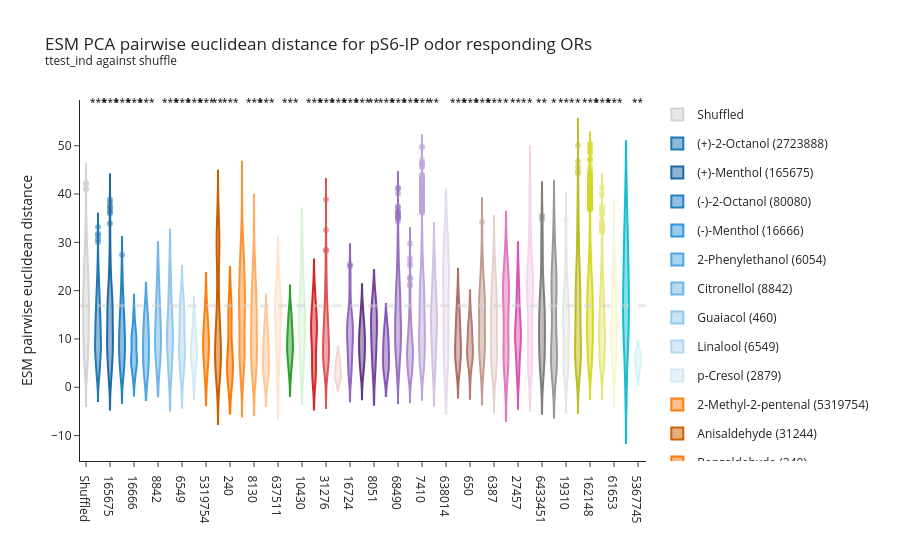

Notebook cell for this chart:
### Code cell
# Bar plot to show ESM euclidean distance between OR responding to the same ligands via pS6


fig = go.Figure()

# Randomly sample same number of comparisons for shuffled control
OR_mask = random.sample(list(ps6_df.DL_OR.unique()), 
                        50)
shuffled_data = pca_distance[(pca_distance.OR1.isin(OR_mask)) &
                             (pca_distance.OR2.isin(OR_mask))]

# Shuffled control bar
fig.add_trace(go.Violin(
    x=['Shuffled'] * len(shuffled_data),
    y=shuffled_data['ESM_Distance'],
    # error_y=dict(type='data', array=[shuffled_data['ESM_Distance'].std()]),
    name='Shuffled',
    marker=dict(color='#D3D3D3', opacity=1),
    # offsetgroup='Shuffled',
    legendgroup='Shuffled'
))

# colormap = cf.distinct_colors(ps6_df.odor_category.unique(), category = 'tab10')
category_colors = cf.distinct_colors(ps6_df.odor_category.unique(), category = 'tab10')
colormap = {}
for _category in ps6_df.odor_category.unique():     
    colormap.update(cf.generate_faded_shades(category_colors[_category],
                                     list(ps6_df[ps6_df.odor_category == _category].odor.unique())))


for _odor in ps6_df.odor.unique(): 
    
    # Subset: DL_OR comparisons
    ps6_subset = ps6_df[(ps6_df.odor == _odor) & 
                        (ps6_df.FDR < 0.05) & 
                        (ps6_df.logFC > 1)]
    if len(ps6_subset) <= 2: 
        continue
    
    cid = ps6_subset.cid.unique().astype(str).item()
    odor_group = ps6_subset.odor_category.unique().item()
    # concentration = ps6_subset.concentration.unique().astype(str).item()
    OR_mask = ps6_subset.DL_OR
    
    odor_data = pca_distance[(pca_distance.OR1.isin(OR_mask)) &
                            (pca_distance.OR2.isin(OR_mask))]
    
    fig.add_trace(go.Violin(
        x=[cid] * len(odor_data),
        y=odor_data['ESM_Distance'].values,
        name=f'{_odor} ({cid})',
        # mode = 'markers', 
        marker=dict(color=colormap[_odor],
                    opacity=0.5),
        # offsetgroup=concentration,
        legendgroup=cid
    ))
    
from scipy import stats  
label = []
label_symbols = []
for _pairs in [[0,i] for i in range(len(fig.data))]:
    tstat, pvalue = stats.ttest_ind(
        fig['data'][_pairs[0]]['y'],
        fig['data'][_pairs[1]]['y'],
        equal_var=False)
    if pvalue < 0.05: 
        label.append([_pairs[1], _pairs[1]])
        label_symbols.append(pf.format_pvalue(pvalue, p_round=1, 
                                              show='symbol'
                                              ))
        
fig = pf.add_p_value_annotation(fig, 
                                label, 
                                just_annotate = label_symbols, 
                                y_padding=False,
                                font_size=10, 
                                _format=dict(interline=0.00, text_height=1, color='black'))
# fig = pf.add_p_value_annotation(fig, 
#                                 [[0,i] for i in range(len(fig.data))], 
#                                 test_type='ttest_ind', 
#                                 # popmean = 0,  
#                                 # include_tstat=True, 
#                                 # y_padding=False, 
#                                 font_size=10,
#                                 show='symbol',
#                                 p_round=2, 
#                                 _format=dict(interline=0.00, text_height=1, color='black'))

fig.add_hline(y=shuffled_data['ESM_Distance'].mean(), line_width=3, line_dash="dash", line_color="#D3D3D3", opacity = 0.5)

fig.update_layout(
    title="ESM PCA pairwise euclidean distance for pS6-IP odor responding ORs <br><sup>ttest_ind against shuffle",
    yaxis_title="ESM pairwise euclidean distance",
    xaxis_title="",
    barmode='group'
)

fig.update_layout(template = 'simple_white')
fig.show()

# fig.write_html('/mnt/data2/Justice/OR_learning/output/ESM/PCA/Cbc_esm/Cbc_esm_pairwise_odorOR_PCAdist.html')

### Figure 1 — Plotly figure (JSON) as saved in the notebook; plotly's stock layout.template omitted (floating-point values rounded to 4 significant figures; data arrays with more than 128 entries replaced by an {"elided": "..."} marker saying what was removed)
{"data": [{"legendgroup": "Shuffled", "marker": {"color": "#D3D3D3", "opacity": 1}, "name": "Shuffled", "type": "violin", "x": {"elided": "1176 str values"}, "y": {"elided": "1176 float values"}}, {"legendgroup": "2723888", "marker": {"color": "#1f77b4", "opacity": 0.5}, "name": "(+)-2-Octanol (2723888)", "type": "violin", "x": {"elided": "1711 str values"}, "y": {"elided": "1711 float values"}}, {"legendgroup": "165675", "marker": {"color": "#1c6ba3", "opacity": 0.5}, "name": "(+)-Menthol (165675)", "type": "violin", "x": {"elided": "300 str values"}, "y": {"elided": "300 float values"}}, {"legendgroup": "80080", "marker": {"color": "#2181c3", "opacity": 0.5}, "name": "(-)-2-Octanol (80080)", "type": "violin", "x": {"elided": "465 str values"}, "y": {"elided": "465 float values"}}, {"legendgroup": "16666", "marker": {"color": "#3095db", "opacity": 0.5}, "name": "(-)-Menthol (16666)", "type": "violin", "x": {"elided": "153 str values"}, "y": {"elided": "153 float values"}}, {"legendgroup": "6054", "marker": {"color": "#50a6e1", "opacity": 0.5}, "name": "2-Phenylethanol (6054)", "type": "violin", "x": ["6054", "6054", "6054", "6054", "6054", "6054", "6054", "6054", "6054", "6054"], "y": [15.69, 3.29, 4.117, 10.46, 12.44, 14.5, 9.392, 3.683, 7.714, 7.217]}, {"legendgroup": "8842", "marker": {"color": "#71b6e6", "opacity": 0.5}, "name": "Citronellol (8842)", "type": "violin", "x": ["8842", "8842", "8842", "8842", "8842", "8842"], "y": [8.83, 15.51, 21.59, 7.788, 13.08, 6.543]}, {"legendgroup": "460", "marker": {"color": "#92c7ec", "opacity": 0.5}, "name": "Guaiacol (460)", "type": "violin", "x": ["460", "460", "460", "460", "460", "460", "460", "460", "460", "460", "460", "460", "460", "460", "460", "460", "460", "460", "460", "460", "460", "460", "460", "460", "460", "460", "460", "460", "460", "460", "460", "460", "460", "460", "460", "460"], "y": [18.85, 23.45, 11.94, 26.02, 23.5, 15.05, 18.22, 16.79, 16.13, 14.94, 21.21, 20.24, 11.53, 10.51, 11.45, 11.82, 5.174, 5.164, 8.581, 6.399, 6.996, 14.09, 11.6, 4.634, 8.029, 6.171, 2.697, 12.26, 11.04, 11.04, 10.31, 9.763, 9.35, 3.46, 1.751, 1.888]}, {"legendgroup": "6549", "marker": {"color": "#b2d8f1", "opacity": 0.5}, "name": "Linalool (6549)", "type": "violin", "x": ["6549", "6549", "6549", "6549", "6549", "6549", "6549", "6549", "6549", "6549", "6549", "6549", "6549", "6549", "6549"], "y": [8.342, 6.373, 4.06, 15.5, 5.563, 2.116, 8.352, 18.71, 13.83, 6.275, 17.05, 11.92, 11.87, 8.2, 16.75]}, {"legendgroup": "2879", "marker": {"color": "#d3e8f7", "opacity": 0.5}, "name": "p-Cresol (2879)", "type": "violin", "x": ["2879", "2879", "2879", "2879", "2879", "2879", "2879", "2879", "2879", "2879", "2879", "2879", "2879", "2879", "2879", "2879", "2879", "2879", "2879", "2879", "2879", "2879", "2879", "2879", "2879", "2879", "2879", "2879", "2879", "2879", "2879", "2879", "2879", "2879", "2879", "2879"], "y": [4.356, 7.784, 5.568, 3.042, 6.334, 11.51, 6.683, 8.836, 5.615, 1.228, 1.334, 7.493, 10.66, 9.387, 13.06, 5.716, 6.2, 5.242, 5.291, 8.342, 14.24, 2.528, 8.375, 10.94, 10.47, 14.29, 7.05, 10.93, 8.559, 11.81, 5.91, 3.158, 9.525, 8.513, 15.11, 6.597]}, {"legendgroup": "5319754", "marker": {"color": "#ff7f0e", "opacity": 0.5}, "name": "2-Methyl-2-pentenal (5319754)", "type": "violin", "x": ["5319754", "5319754", "5319754", "5319754", "5319754", "5319754", "5319754", "5319754", "5319754", "5319754", "5319754", "5319754", "5319754", "5319754", "5319754", "5319754", "5319754", "5319754", "5319754", "5319754", "5319754", "5319754", "5319754", "5319754", "5319754", "5319754", "5319754", "5319754", "5319754", "5319754", "5319754", "5319754", "5319754", "5319754", "5319754", "5319754"], "y": [12.18, 9.147, 8.263, 9.457, 5.204, 12.9, 15.69, 7.385, 8.386, 8.928, 7.212, 11.34, 6.322, 3.519, 15.79, 1.044, 1.212, 4.929, 13.38, 10.86, 8.583, 2.058, 3.888, 13.55, 11.6, 7.602, 5.746, 12.4, 9.65, 9.654, 14.5, 14.49, 4.472, 7.894, 18.79, 18.88]}, {"legendgroup": "31244", "marker": {"color": "#cc5f00", "opacity": 0.5}, "name": "Anisaldehyde (31244)", "type": "violin", "x": {"elided": "171 str values"}, "y": {"elided": "171 float values"}}, {"legendgroup": "240", "marker": {"color": "#ff7700", "opacity": 0.5}, "name": "Benzaldehyde (240)", "type": "violin", "x": ["240", "240", "240", "240", "240", "240", "240", "240", "240", "240", "240", "240", "240", "240", "240"], "y": [17.04, 17.71, 13.81, 15.42, 13.92, 7.693, 3.27, 3.981, 3.996, 7.491, 4.293, 5.821, 3.223, 1.797, 1.753]}, {"legendgroup": "638011", "marker": {"color": "#ff9233", "opacity": 0.5}, "name": "Citral (638011)", "type": "violin", "x": ["638011", "638011", "638011", "638011", "638011", "638011", "638011", "638011", "638011", "638011", "638011", "638011", "638011", "638011", "638011", "638011", "638011", "638011", "638011", "638011", "638011", "638011", "638011", "638011", "638011", "638011", "638011", "638011", "638011", "638011", "638011", "638011", "638011", "638011", "638011", "638011", "638011", "638011", "638011", "638011", "638011", "638011", "638011", "638011", "638011", "638011", "638011", "638011", "638011", "638011", "638011", "638011", "638011", "638011", "638011", "638011", "638011", "638011", "638011", "638011", "638011", "638011", "638011", "638011", "638011", "638011", "638011", "638011", "638011", "638011", "638011", "638011", "638011", "638011", "638011", "638011", "638011", "638011", "638011", "638011", "638011", "638011", "638011", "638011", "638011", "638011", "638011", "638011", "638011", "638011", "638011", "638011", "638011", "638011", "638011", "638011", "638011", "638011", "638011", "638011", "638011", "638011", "638011", "638011", "638011", "638011", "638011", "638011", "638011", "638011", "638011", "638011", "638011", "638011", "638011", "638011", "638011", "638011", "638011", "638011"], "y": [6.27, 11.04, 13.78, 15.43, 10.68, 11.53, 8.385, 9.503, 14.41, 20.58, 6.848, 15.39, 16.9, 20.44, 23.79, 15.74, 18.12, 21.2, 15.96, 16.44, 14.1, 15.77, 20.39, 26.3, 5.77, 15.17, 13.41, 25.58, 29.72, 2.863, 6.993, 2.012, 0.9252, 4.165, 8.83, 7.4, 21.41, 17.88, 25.82, 27.91, 23.41, 15.27, 7.192, 4.317, 2.813, 6.888, 11.23, 8.262, 23.27, 20.63, 28.68, 30.6, 25.59, 14.51, 5.642, 6.071, 7.111, 8.079, 1.909, 17.22, 21.84, 28.05, 31.86, 20.23, 8.595, 1.524, 2.709, 6.954, 5.67, 19.4, 17.45, 24.87, 27.54, 21.46, 14.19, 4.092, 8.478, 6.536, 20.83, 18.37, 26.09, 28.43, 22.96, 14.36, 4.903, 6.388, 17.89, 15.01, 22.19, 25.09, 19.53, 15.63, 6.373, 13.07, 14.81, 20.05, 24.49, 14.63, 15.23, 15.48, 20.59, 26.42, 30.52, 18.39, 9.378, 22.83, 22.54, 29.91, 4.318, 18.61, 9.57, 10.09, 21.37, 29.88, 8.317, 19.47, 34.98, 27.29, 39.71, 22.64]}, {"legendgroup": "8130", "marker": {"color": "#ffad66", "opacity": 0.5}, "name": "Heptanal (8130)", "type": "violin", "x": ["8130", "8130", "8130", "8130", "8130", "8130", "8130", "8130", "8130", "8130", "8130", "8130", "8130", "8130", "8130", "8130", "8130", "8130", "8130", "8130", "8130", "8130", "8130", "8130", "8130", "8130", "8130", "8130", "8130", "8130", "8130", "8130", "8130", "8130", "8130", "8130", "8130", "8130", "8130", "8130", "8130", "8130", "8130", "8130", "8130", "8130", "8130", "8130", "8130", "8130", "8130", "8130", "8130", "8130", "8130", "8130", "8130", "8130", "8130", "8130", "8130", "8130", "8130", "8130", "8130", "8130", "8130", "8130", "8130", "8130", "8130", "8130", "8130", "8130", "8130", "8130", "8130", "8130", "8130", "8130", "8130", "8130", "8130", "8130", "8130", "8130", "8130", "8130", "8130", "8130", "8130", "8130", "8130", "8130", "8130", "8130", "8130", "8130", "8130", "8130", "8130", "8130", "8130", "8130", "8130"], "y": [0.5535, 4.23, 2.933, 2.568, 13.33, 8.838, 6.084, 21.22, 0.8565, 6.383, 6.874, 13.73, 17.36, 19.39, 4.664, 3.443, 3.024, 12.81, 8.288, 5.542, 21.36, 1.292, 6.89, 6.791, 14.02, 17.8, 19.84, 4.014, 1.668, 17.34, 12.15, 9.308, 23.36, 4.3, 5.994, 10.52, 15.01, 16.99, 15.18, 2.882, 15.59, 11.65, 8.963, 19.48, 2.175, 3.451, 6.798, 11.42, 14.51, 18.16, 15.78, 10.84, 7.995, 22.35, 2.656, 5.681, 8.971, 14.27, 16.9, 16.83, 6.462, 8.647, 24.24, 13.69, 18.49, 11.57, 21.05, 27.12, 32.36, 2.848, 25.69, 9.487, 15.02, 10.7, 20.3, 25.31, 26.61, 24.52, 6.788, 12.38, 9.22, 18.39, 22.98, 23.91, 20.45, 17.86, 15.32, 8.906, 12.99, 33.6, 5.61, 6.389, 12.89, 16.52, 19.33, 8.198, 9.19, 11.22, 17.23, 9.768, 15.55, 24.89, 6.802, 24.78, 22.14]}, {"legendgroup": "454", "marker": {"color": "#ffc899", "opacity": 0.5}, "name": "Octanal (454)", "type": "violin", "x": ["454", "454", "454", "454", "454", "454", "454", "454", "454", "454", "454", "454", "454", "454", "454", "454", "454", "454", "454", "454", "454", "454", "454", "454", "454", "454", "454", "454"], "y": [14.17, 14.72, 11.24, 8.491, 11.6, 13.63, 8.855, 0.5535, 4.23, 10.05, 2.933, 0.8565, 6.383, 4.664, 10.49, 3.443, 1.292, 6.89, 5.831, 4.014, 4.3, 5.994, 9.05, 10.02, 9.012, 2.175, 3.451, 5.61]}, {"legendgroup": "637511", "marker": {"color": "#ffe3cc", "opacity": 0.5}, "name": "Trans-cinnamaldehyde (637511)", "type": "violin", "x": ["637511", "637511", "637511", "637511", "637511", "637511", "637511", "637511", "637511", "637511", "637511", "637511", "637511", "637511", "637511"], "y": [16.84, 12.87, 12.68, 17.38, 6.755, 13.23, 14.21, 20.54, 23.54, 1.055, 7.476, 17.32, 6.671, 16.78, 19.47]}, {"legendgroup": "264", "marker": {"color": "#2ca02c", "opacity": 0.5}, "name": "Butyric acid (264)", "type": "violin", "x": ["264", "264", "264", "264", "264", "264", "264", "264", "264", "264", "264", "264", "264", "264", "264", "264", "264", "264", "264", "264", "264", "264", "264", "264", "264", "264", "264", "264", "264", "264", "264", "264", "264", "264", "264", "264", "264", "264", "264", "264", "264", "264", "264", "264", "264", "264", "264", "264", "264", "264", "264", "264", "264", "264", "264", "264", "264", "264", "264", "264", "264", "264", "264", "264", "264", "264", "264", "264", "264", "264", "264", "264", "264", "264", "264", "264", "264", "264"], "y": [3.37, 6.816, 14.24, 12.97, 5.275, 14.78, 9.949, 15.26, 13.8, 7.414, 16.08, 14.43, 7.46, 13.2, 11.14, 5.674, 14.45, 12.04, 16.03, 14.73, 6.259, 14.45, 11.63, 8.301, 8.529, 1.786, 8.136, 5.731, 8.622, 7.278, 3.752, 10.88, 12.17, 3.738, 9.178, 3.165, 11.91, 8.071, 8.162, 6.987, 3.187, 8.723, 8.67, 6.761, 13.46, 11.32, 11.06, 5.66, 3.362, 5.095, 9.509, 7.032, 10.39, 9.063, 3.17, 11.41, 11.63, 10.17, 5.027, 5.41, 8.279, 6.074, 11.83, 7.401, 5.881, 9.459, 15.0, 17.68, 1.569, 10.7, 11.1, 16.39, 9.694, 11.31, 16.04, 8.672, 8.513, 6.943]}, {"legendgroup": "10430", "marker": {"color": "#d7f4d7", "opacity": 0.5}, "name": "Isovaleric acid (10430)", "type": "violin", "x": ["10430", "10430", "10430", "10430", "10430", "10430", "10430", "10430", "10430", "10430"], "y": [18.54, 11.9, 5.696, 14.34, 7.323, 14.06, 27.81, 6.855, 20.59, 14.73]}, {"legendgroup": "7762", "marker": {"color": "#d62728", "opacity": 0.5}, "name": "Ethyl butyrate (7762)", "type": "violin", "x": ["7762", "7762", "7762", "7762", "7762", "7762", "7762", "7762", "7762", "7762", "7762", "7762", "7762", "7762", "7762", "7762", "7762", "7762", "7762", "7762", "7762", "7762", "7762", "7762", "7762", "7762", "7762", "7762", "7762", "7762", "7762", "7762", "7762", "7762", "7762", "7762", "7762", "7762", "7762", "7762", "7762", "7762", "7762", "7762", "7762"], "y": [1.213, 1.537, 4.209, 5.192, 7.697, 12.51, 14.61, 15.8, 9.659, 2.27, 2.998, 3.982, 8.51, 13.72, 15.82, 16.99, 10.36, 5.023, 5.986, 6.255, 12.09, 14.18, 15.62, 10.65, 0.9846, 10.95, 16.71, 18.81, 19.91, 12.31, 11.83, 17.69, 19.78, 20.86, 13.01, 9.945, 11.71, 14.01, 14.13, 2.101, 4.075, 10.67, 2.795, 12.12, 11.44]}, {"legendgroup": "31276", "marker": {"color": "#df5253", "opacity": 0.5}, "name": "Isoamyl acetate (31276)", "type": "violin", "x": {"elided": "276 str values"}, "y": {"elided": "276 float values"}}, {"legendgroup": "4133", "marker": {"color": "#f7d3d4", "opacity": 0.5}, "name": "Methyl salicylate (4133)", "type": "violin", "x": ["4133", "4133", "4133", "4133", "4133", "4133", "4133", "4133", "4133", "4133"], "y": [1.812, 3.984, 2.468, 2.399, 5.78, 4.28, 1.657, 1.617, 6.114, 4.501]}, {"legendgroup": "16724", "marker": {"color": "#9467bd", "opacity": 0.5}, "name": "(+)-Carvone (16724)", "type": "violin", "x": ["16724", "16724", "16724", "16724", "16724", "16724", "16724", "16724", "16724", "16724", "16724", "16724", "16724", "16724", "16724", "16724", "16724", "16724", "16724", "16724", "16724", "16724", "16724", "16724", "16724", "16724", "16724", "16724", "16724", "16724", "16724", "16724", "16724", "16724", "16724", "16724", "16724", "16724", "16724", "16724", "16724", "16724", "16724", "16724", "16724", "16724", "16724", "16724", "16724", "16724", "16724", "16724", "16724", "16724", "16724", "16724", "16724", "16724", "16724", "16724", "16724", "16724", "16724", "16724", "16724", "16724", "16724", "16724", "16724", "16724", "16724", "16724", "16724", "16724", "16724", "16724", "16724", "16724", "16724", "16724", "16724", "16724", "16724", "16724", "16724", "16724", "16724", "16724", "16724", "16724", "16724", "16724", "16724", "16724", "16724", "16724", "16724", "16724", "16724", "16724", "16724", "16724", "16724", "16724", "16724", "16724", "16724", "16724", "16724", "16724", "16724", "16724", "16724", "16724", "16724", "16724", "16724", "16724", "16724", "16724"], "y": [14.85, 11.04, 11.51, 17.48, 21.88, 23.88, 25.42, 18.8, 13.91, 23.82, 21.89, 22.2, 25.09, 16.36, 7.431, 4.845, 5.884, 9.184, 7.043, 9.031, 10.66, 6.455, 2.322, 13.62, 7.191, 11.02, 14.04, 5.152, 8.356, 1.63, 12.45, 11.3, 13.33, 14.63, 7.824, 3.063, 13.77, 11.09, 11.69, 14.74, 5.434, 3.808, 14.0, 11.71, 13.71, 14.82, 7.346, 3.717, 12.66, 11.33, 10.77, 13.76, 4.905, 4.083, 12.03, 13.1, 15.2, 15.17, 11.29, 22.34, 13.02, 19.63, 22.43, 14.31, 14.26, 2.025, 3.691, 6.446, 8.24, 12.01, 1.243, 9.398, 11.5, 7.775, 15.08, 2.103, 8.018, 10.26, 12.69, 2.564, 10.26, 11.92, 9.612, 17.11, 8.377, 11.59, 11.81, 3.544, 9.636, 10.8, 10.34, 18.44, 5.519, 7.213, 5.473, 4.569, 7.592, 2.443, 11.39, 12.31, 8.049, 9.892, 12.98, 3.538, 6.855, 10.77, 2.733, 1.75, 8.779, 16.58, 8.172, 10.26, 7.069, 14.9, 3.092, 6.412, 14.81, 9.503, 17.76, 8.946]}, {"legendgroup": "439570", "marker": {"color": "#613985", "opacity": 0.5}, "name": "(-)-Carvone (439570)", "type": "violin", "x": ["439570", "439570", "439570", "439570", "439570", "439570", "439570", "439570", "439570", "439570", "439570", "439570", "439570", "439570", "439570", "439570", "439570", "439570", "439570", "439570", "439570", "439570", "439570", "439570", "439570", "439570", "439570", "439570", "439570", "439570", "439570", "439570", "439570", "439570", "439570", "439570"], "y": [3.747, 4.845, 5.884, 6.455, 13.62, 7.191, 11.02, 8.356, 7.417, 8.851, 9.973, 17.19, 9.072, 14.52, 10.03, 1.63, 7.824, 13.77, 11.09, 11.69, 3.808, 7.346, 12.66, 11.33, 10.77, 4.083, 7.213, 5.473, 4.569, 11.39, 10.77, 2.733, 16.58, 8.172, 14.9, 14.81]}, {"legendgroup": "8051", "marker": {"color": "#7445a0", "opacity": 0.5}, "name": "2-Heptanone (8051)", "type": "violin", "x": ["8051", "8051", "8051", "8051", "8051", "8051", "8051", "8051", "8051", "8051"], "y": [8.491, 8.305, 13.94, 14.79, 5.64, 17.86, 17.34, 12.67, 11.83, 2.782]}, {"legendgroup": "11583", "marker": {"color": "#8856b5", "opacity": 0.5}, "name": "2-Hexanone (11583)", "type": "violin", "x": ["11583", "11583", "11583", "11583", "11583", "11583", "11583", "11583", "11583", "11583"], "y": [3.816, 4.502, 9.717, 8.385, 8.287, 12.67, 11.83, 6.635, 4.46, 2.782]}, {"legendgroup": "68490", "marker": {"color": "#9a70c1", "opacity": 0.5}, "name": "2-Hydroxy acetophenone (68490)", "type": "violin", "x": {"elided": "1830 str values"}, "y": {"elided": "1830 float values"}}, {"legendgroup": "8500", "marker": {"color": "#ad8bcc", "opacity": 0.5}, "name": "4-Methylacetophenone (8500)", "type": "violin", "x": {"elided": "231 str values"}, "y": {"elided": "231 float values"}}, {"legendgroup": "7410", "marker": {"color": "#c0a6d8", "opacity": 0.5}, "name": "Acetophenone (7410)", "type": "violin", "x": {"elided": "8128 str values"}, "y": {"elided": "8128 float values"}}, {"legendgroup": "32052", "marker": {"color": "#d3c0e3", "opacity": 0.5}, "name": "β-Damascone (32052)", "type": "violin", "x": ["32052", "32052", "32052", "32052", "32052", "32052", "32052", "32052", "32052", "32052", "32052", "32052", "32052", "32052", "32052", "32052", "32052", "32052", "32052", "32052", "32052", "32052", "32052", "32052", "32052", "32052", "32052", "32052", "32052", "32052", "32052", "32052", "32052", "32052", "32052", "32052", "32052", "32052", "32052", "32052", "32052", "32052", "32052", "32052", "32052", "32052", "32052", "32052", "32052", "32052", "32052", "32052", "32052", "32052", "32052"], "y": [12.45, 4.049, 10.84, 23.79, 22.28, 16.35, 19.82, 15.82, 12.79, 8.865, 15.45, 21.62, 16.32, 16.06, 17.54, 18.28, 13.99, 13.87, 16.53, 11.71, 27.8, 26.32, 20.08, 23.74, 19.82, 16.68, 11.8, 27.22, 25.01, 14.89, 19.41, 17.28, 13.58, 6.36, 2.503, 13.65, 10.02, 10.02, 13.65, 20.89, 11.18, 7.53, 7.739, 11.44, 18.74, 4.529, 4.441, 3.968, 9.325, 4.479, 7.06, 13.68, 3.73, 11.04, 7.31]}, {"legendgroup": "638014", "marker": {"color": "#e5dbef", "opacity": 0.5}, "name": "β-Ionone (638014)", "type": "violin", "x": ["638014", "638014", "638014", "638014", "638014", "638014", "638014", "638014", "638014", "638014"], "y": [6.448, 22.55, 25.68, 7.603, 19.11, 20.38, 8.94, 9.005, 27.97, 29.05]}, {"legendgroup": "536095", "marker": {"color": "#ab6f63", "opacity": 0.5}, "name": "DHB (536095)", "type": "violin", "x": ["536095", "536095", "536095", "536095", "536095", "536095", "536095", "536095", "536095", "536095", "536095", "536095", "536095", "536095", "536095", "536095", "536095", "536095", "536095", "536095", "536095", "536095", "536095", "536095", "536095", "536095", "536095", "536095"], "y": [4.363, 8.39, 9.419, 4.127, 7.989, 6.895, 13.08, 4.241, 5.535, 6.672, 7.522, 9.052, 14.34, 5.132, 9.411, 10.58, 11.06, 17.84, 12.21, 7.149, 14.52, 14.38, 12.09, 2.77, 16.99, 14.85, 7.339, 19.63]}, {"legendgroup": "650", "marker": {"color": "#b37d72", "opacity": 0.5}, "name": "Diacetyl (650)", "type": "violin", "x": ["650", "650", "650", "650", "650", "650", "650", "650", "650", "650", "650", "650", "650", "650", "650", "650", "650", "650", "650", "650", "650"], "y": [16.01, 10.33, 6.788, 6.275, 5.712, 11.64, 5.932, 12.69, 14.36, 11.8, 12.01, 6.942, 8.57, 7.256, 7.749, 1.688, 8.441, 4.851, 9.098, 5.816, 12.37]}, {"legendgroup": "5281517", "marker": {"color": "#c49991", "opacity": 0.5}, "name": "E-beta-Farnesene (5281517)", "type": "violin", "x": {"elided": "231 str values"}, "y": {"elided": "231 float values"}}, {"legendgroup": "6387", "marker": {"color": "#e4d2ce", "opacity": 0.5}, "name": "TBM (6387)", "type": "violin", "x": {"elided": "136 str values"}, "y": {"elided": "136 float values"}}, {"legendgroup": "31252", "marker": {"color": "#e377c2", "opacity": 0.5}, "name": "2,5-Dimethylpyrazine (31252)", "type": "violin", "x": ["31252", "31252", "31252", "31252", "31252", "31252", "31252", "31252", "31252", "31252", "31252", "31252", "31252", "31252", "31252", "31252", "31252", "31252", "31252", "31252", "31252", "31252", "31252", "31252", "31252", "31252", "31252", "31252", "31252", "31252", "31252", "31252", "31252", "31252", "31252", "31252", "31252", "31252", "31252", "31252", "31252", "31252", "31252", "31252", "31252", "31252", "31252", "31252", "31252", "31252", "31252", "31252", "31252", "31252", "31252"], "y": [20.16, 19.5, 26.12, 19.84, 23.82, 28.93, 27.04, 18.19, 24.97, 22.6, 5.1, 6.979, 4.854, 19.58, 25.88, 24.49, 18.68, 22.52, 11.1, 6.974, 0.4223, 14.49, 20.79, 19.39, 13.98, 17.43, 6.211, 6.57, 18.43, 24.04, 23.05, 19.73, 21.47, 9.265, 14.76, 21.04, 19.66, 14.37, 17.72, 6.335, 6.418, 4.908, 6.03, 3.047, 9.207, 1.89, 10.78, 4.052, 15.13, 8.897, 2.213, 13.96, 6.784, 10.96, 12.25]}, {"legendgroup": "27457", "marker": {"color": "#dc55b3", "opacity": 0.5}, "name": "2-Ethyl-3-methylpyrazine (27457)", "type": "violin", "x": ["27457", "27457", "27457", "27457", "27457", "27457", "27457", "27457", "27457", "27457", "27457", "27457", "27457", "27457", "27457", "27457", "27457", "27457", "27457", "27457", "27457", "27457", "27457", "27457", "27457", "27457", "27457", "27457", "27457", "27457", "27457", "27457", "27457", "27457", "27457", "27457", "27457", "27457", "27457", "27457", "27457", "27457", "27457", "27457", "27457", "27457", "27457", "27457", "27457", "27457", "27457", "27457", "27457", "27457", "27457", "27457", "27457", "27457", "27457", "27457", "27457", "27457", "27457", "27457", "27457", "27457"], "y": [3.329, 2.603, 2.473, 22.74, 17.02, 12.11, 13.07, 12.15, 21.89, 20.27, 13.18, 5.667, 5.395, 25.12, 19.67, 13.98, 15.15, 15.38, 25.06, 23.51, 15.83, 0.4223, 20.21, 14.43, 9.878, 10.7, 9.72, 19.39, 17.85, 10.59, 20.27, 14.55, 9.798, 10.67, 10.03, 19.66, 18.15, 10.7, 6.164, 11.46, 10.08, 13.89, 10.72, 12.41, 9.728, 7.266, 5.748, 7.841, 8.567, 9.03, 3.849, 1.525, 9.519, 15.34, 15.08, 4.668, 8.824, 13.92, 13.78, 3.495, 9.8, 8.132, 5.67, 2.506, 10.83, 10.42]}, {"legendgroup": "1049", "marker": {"color": "#f6d4ec", "opacity": 0.5}, "name": "Pyridine (1049)", "type": "violin", "x": {"elided": "946 str values"}, "y": {"elided": "946 float values"}}, {"legendgroup": "6433451", "marker": {"color": "#7f7f7f", "opacity": 0.5}, "name": "2-Butene-1-thiol (6433451)", "type": "violin", "x": ["6433451", "6433451", "6433451", "6433451", "6433451", "6433451", "6433451", "6433451", "6433451", "6433451", "6433451", "6433451", "6433451", "6433451", "6433451", "6433451", "6433451", "6433451", "6433451", "6433451", "6433451", "6433451", "6433451", "6433451", "6433451", "6433451", "6433451", "6433451", "6433451", "6433451", "6433451", "6433451", "6433451", "6433451", "6433451", "6433451", "6433451", "6433451", "6433451", "6433451", "6433451", "6433451", "6433451", "6433451", "6433451", "6433451", "6433451", "6433451", "6433451", "6433451", "6433451", "6433451", "6433451", "6433451", "6433451", "6433451", "6433451", "6433451", "6433451", "6433451", "6433451", "6433451", "6433451", "6433451", "6433451", "6433451", "6433451", "6433451", "6433451", "6433451", "6433451", "6433451", "6433451", "6433451", "6433451", "6433451", "6433451", "6433451"], "y": [6.221, 5.388, 7.36, 9.307, 9.153, 9.341, 8.033, 17.09, 26.41, 9.699, 9.259, 11.41, 4.169, 11.29, 12.62, 4.08, 3.139, 8.936, 22.98, 32.01, 15.87, 15.3, 17.44, 7.571, 8.621, 4.463, 6.614, 4.774, 22.24, 31.69, 14.56, 14.36, 16.47, 2.09, 11.8, 14.11, 4.773, 18.55, 28.18, 10.8, 11.36, 13.03, 12.51, 15.23, 4.725, 20.13, 29.7, 12.53, 13.2, 14.76, 3.888, 7.972, 26.24, 35.51, 18.75, 18.4, 20.54, 11.1, 25.89, 34.75, 18.94, 18.31, 20.44, 22.7, 32.34, 14.81, 15.07, 16.99, 9.648, 7.891, 7.884, 5.788, 17.53, 17.4, 15.38, 1.425, 2.234, 2.148]}, {"legendgroup": "15510", "marker": {"color": "#999999", "opacity": 0.5}, "name": "Cyclopentanethiol (15510)", "type": "violin", "x": {"elided": "136 str values"}, "y": {"elided": "136 float values"}}, {"legendgroup": "19310", "marker": {"color": "#e5e5e5", "opacity": 0.5}, "name": "Dimethyl trisulfide (19310)", "type": "violin", "x": {"elided": "231 str values"}, "y": {"elided": "231 float values"}}, {"legendgroup": "16867", "marker": {"color": "#bcbd22", "opacity": 0.5}, "name": "2-Methyl-2-thiazoline (16867)", "type": "violin", "x": {"elided": "741 str values"}, "y": {"elided": "741 float values"}}, {"legendgroup": "162148", "marker": {"color": "#d6d826", "opacity": 0.5}, "name": "SBT (162148)", "type": "violin", "x": {"elided": "12403 str values"}, "y": {"elided": "12403 float values"}}, {"legendgroup": "263626", "marker": {"color": "#e6e77d", "opacity": 0.5}, "name": "TMT (263626)", "type": "violin", "x": {"elided": "3655 str values"}, "y": {"elided": "3655 float values"}}, {"legendgroup": "61653", "marker": {"color": "#f6f7d3", "opacity": 0.5}, "name": "nTMT (61653)", "type": "violin", "x": {"elided": "465 str values"}, "y": {"elided": "465 float values"}}, {"legendgroup": "5281163", "marker": {"color": "#17becf", "opacity": 0.5}, "name": "Ethyl tiglate (5281163)", "type": "violin", "x": ["5281163", "5281163", "5281163", "5281163", "5281163", "5281163", "5281163", "5281163", "5281163", "5281163"], "y": [16.03, 17.93, 30.17, 13.47, 2.101, 14.26, 25.13, 12.67, 27.23, 37.28]}, {"legendgroup": "5367745", "marker": {"color": "#d1f6f9", "opacity": 0.5}, "name": "Isopropyl tiglate (5367745)", "type": "violin", "x": ["5367745", "5367745", "5367745"], "y": [3.413, 5.927, 6.631]}], "layout": {"annotations": [{"font": {"color": "black", "size": 10}, "showarrow": false, "text": "***", "textangle": 0, "x": 1, "xref": "x", "y": 1.02, "yref": "y domain"}, {"font": {"color": "black", "size": 10}, "showarrow": false, "text": "***", "textangle": 0, "x": 2, "xref": "x", "y": 1.02, "yref": "y domain"}, {"font": {"color": "black", "size": 10}, "showarrow": false, "text": "***", "textangle": 0, "x": 3, "xref": "x", "y": 1.02, "yref": "y domain"}, {"font": {"color": "black", "size": 10}, "showarrow": false, "text": "***", "textangle": 0, "x": 4, "xref": "x", "y": 1.02, "yref": "y domain"}, {"font": {"color": "black", "size": 10}, "showarrow": false, "text": "***", "textangle": 0, "x": 5, "xref": "x", "y": 1.02, "yref": "y domain"}, {"font": {"color": "black", "size": 10}, "showarrow": false, "text": "***", "textangle": 0, "x": 7, "xref": "x", "y": 1.02, "yref": "y domain"}, {"font": {"color": "black", "size": 10}, "showarrow": false, "text": "***", "textangle": 0, "x": 8, "xref": "x", "y": 1.02, "yref": "y domain"}, {"font": {"color": "black", "size": 10}, "showarrow": false, "text": "***", "textangle": 0, "x": 9, "xref": "x", "y": 1.02, "yref": "y domain"}, {"font": {"color": "black", "size": 10}, "showarrow": false, "text": "***", "textangle": 0, "x": 10, "xref": "x", "y": 1.02, "yref": "y domain"}, {"font": {"color": "black", "size": 10}, "showarrow": false, "text": "**", "textangle": 0, "x": 11, "xref": "x", "y": 1.02, "yref": "y domain"}, {"font": {"color": "black", "size": 10}, "showarrow": false, "text": "***", "textangle": 0, "x": 12, "xref": "x", "y": 1.02, "yref": "y domain"}, {"font": {"color": "black", "size": 10}, "showarrow": false, "text": "***", "textangle": 0, "x": 14, "xref": "x", "y": 1.02, "yref": "y domain"}, {"font": {"color": "black", "size": 10}, "showarrow": false, "text": "***", "textangle": 0, "x": 15, "xref": "x", "y": 1.02, "yref": "y domain"}, {"font": {"color": "black", "size": 10}, "showarrow": false, "text": "***", "textangle": 0, "x": 17, "xref": "x", "y": 1.02, "yref": "y domain"}, {"font": {"color": "black", "size": 10}, "showarrow": false, "text": "***", "textangle": 0, "x": 19, "xref": "x", "y": 1.02, "yref": "y domain"}, {"font": {"color": "black", "size": 10}, "showarrow": false, "text": "***", "textangle": 0, "x": 20, "xref": "x", "y": 1.02, "yref": "y domain"}, {"font": {"color": "black", "size": 10}, "showarrow": false, "text": "***", "textangle": 0, "x": 21, "xref": "x", "y": 1.02, "yref": "y domain"}, {"font": {"color": "black", "size": 10}, "showarrow": false, "text": "***", "textangle": 0, "x": 22, "xref": "x", "y": 1.02, "yref": "y domain"}, {"font": {"color": "black", "size": 10}, "showarrow": false, "text": "***", "textangle": 0, "x": 23, "xref": "x", "y": 1.02, "yref": "y domain"}, {"font": {"color": "black", "size": 10}, "showarrow": false, "text": "**", "textangle": 0, "x": 24, "xref": "x", "y": 1.02, "yref": "y domain"}, {"font": {"color": "black", "size": 10}, "showarrow": false, "text": "***", "textangle": 0, "x": 25, "xref": "x", "y": 1.02, "yref": "y domain"}, {"font": {"color": "black", "size": 10}, "showarrow": false, "text": "***", "textangle": 0, "x": 26, "xref": "x", "y": 1.02, "yref": "y domain"}, {"font": {"color": "black", "size": 10}, "showarrow": false, "text": "***", "textangle": 0, "x": 27, "xref": "x", "y": 1.02, "yref": "y domain"}, {"font": {"color": "black", "size": 10}, "showarrow": false, "text": "***", "textangle": 0, "x": 28, "xref": "x", "y": 1.02, "yref": "y domain"}, {"font": {"color": "black", "size": 10}, "showarrow": false, "text": "**", "textangle": 0, "x": 29, "xref": "x", "y": 1.02, "yref": "y domain"}, {"font": {"color": "black", "size": 10}, "showarrow": false, "text": "***", "textangle": 0, "x": 31, "xref": "x", "y": 1.02, "yref": "y domain"}, {"font": {"color": "black", "size": 10}, "showarrow": false, "text": "***", "textangle": 0, "x": 32, "xref": "x", "y": 1.02, "yref": "y domain"}, {"font": {"color": "black", "size": 10}, "showarrow": false, "text": "***", "textangle": 0, "x": 33, "xref": "x", "y": 1.02, "yref": "y domain"}, {"font": {"color": "black", "size": 10}, "showarrow": false, "text": "***", "textangle": 0, "x": 34, "xref": "x", "y": 1.02, "yref": "y domain"}, {"font": {"color": "black", "size": 10}, "showarrow": false, "text": "*", "textangle": 0, "x": 35, "xref": "x", "y": 1.02, "yref": "y domain"}, {"font": {"color": "black", "size": 10}, "showarrow": false, "text": "***", "textangle": 0, "x": 36, "xref": "x", "y": 1.02, "yref": "y domain"}, {"font": {"color": "black", "size": 10}, "showarrow": false, "text": "*", "textangle": 0, "x": 37, "xref": "x", "y": 1.02, "yref": "y domain"}, {"font": {"color": "black", "size": 10}, "showarrow": false, "text": "**", "textangle": 0, "x": 38, "xref": "x", "y": 1.02, "yref": "y domain"}, {"font": {"color": "black", "size": 10}, "showarrow": false, "text": "*", "textangle": 0, "x": 39, "xref": "x", "y": 1.02, "yref": "y domain"}, {"font": {"color": "black", "size": 10}, "showarrow": false, "text": "***", "textangle": 0, "x": 40, "xref": "x", "y": 1.02, "yref": "y domain"}, {"font": {"color": "black", "size": 10}, "showarrow": false, "text": "*", "textangle": 0, "x": 41, "xref": "x", "y": 1.02, "yref": "y domain"}, {"font": {"color": "black", "size": 10}, "showarrow": false, "text": "***", "textangle": 0, "x": 42, "xref": "x", "y": 1.02, "yref": "y domain"}, {"font": {"color": "black", "size": 10}, "showarrow": false, "text": "***", "textangle": 0, "x": 43, "xref": "x", "y": 1.02, "yref": "y domain"}, {"font": {"color": "black", "size": 10}, "showarrow": false, "text": "***", "textangle": 0, "x": 44, "xref": "x", "y": 1.02, "yref": "y domain"}, {"font": {"color": "black", "size": 10}, "showarrow": false, "text": "**", "textangle": 0, "x": 46, "xref": "x", "y": 1.02, "yref": "y domain"}], "barmode": "group", "shapes": [{"line": {"color": "#D3D3D3", "dash": "dash", "width": 3}, "opacity": 0.5, "type": "line", "x0": 0, "x1": 1, "xref": "x domain", "y0": 16.85, "y1": 16.85, "yref": "y"}], "title": {"text": "ESM PCA pairwise euclidean distance for pS6-IP odor responding ORs <br><sup>ttest_ind against shuffle"}, "xaxis": {"title": {"text": ""}}, "yaxis": {"title": {"text": "ESM pairwise euclidean distance"}}}}
